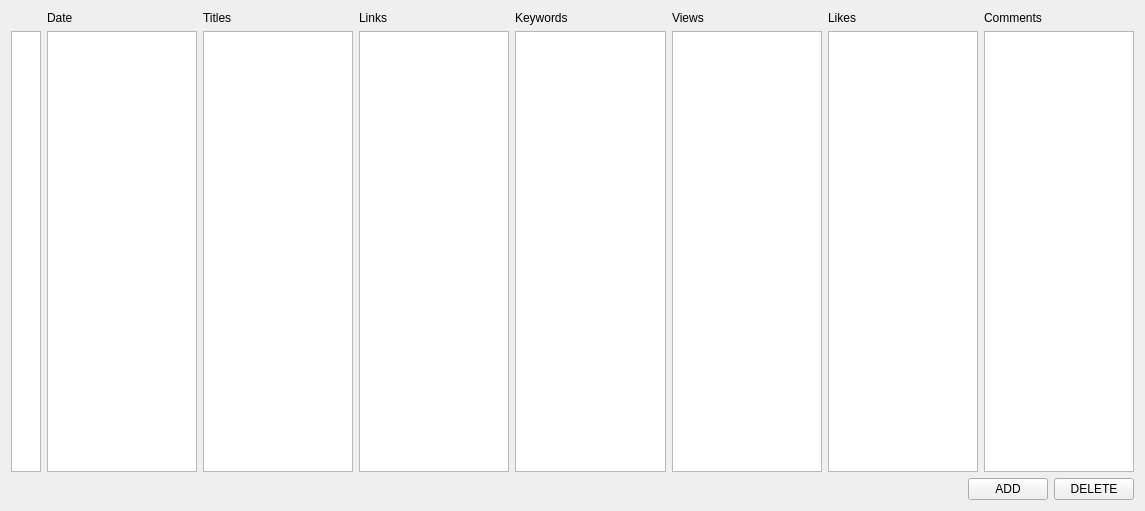
<?xml version="1.0" encoding="UTF-8"?>
<ui version="4.0">
 <class>Articles</class>
 <widget class="QWidget" name="Articles">
  <property name="geometry">
   <rect>
    <x>0</x>
    <y>0</y>
    <width>1145</width>
    <height>511</height>
   </rect>
  </property>
  <property name="windowTitle">
   <string>Form</string>
  </property>
  <layout class="QVBoxLayout" name="verticalLayout_9">
   <item>
    <layout class="QHBoxLayout" name="horizontalLayout_2" stretch="0,0">
     <item>
      <layout class="QVBoxLayout" name="verticalLayout_8">
       <item>
        <widget class="QLabel" name="label_8">
         <property name="sizePolicy">
          <sizepolicy hsizetype="Fixed" vsizetype="Preferred">
           <horstretch>0</horstretch>
           <verstretch>0</verstretch>
          </sizepolicy>
         </property>
         <property name="maximumSize">
          <size>
           <width>30</width>
           <height>16777215</height>
          </size>
         </property>
         <property name="text">
          <string/>
         </property>
        </widget>
       </item>
       <item>
        <widget class="QColumnView" name="columnView">
         <property name="sizePolicy">
          <sizepolicy hsizetype="Fixed" vsizetype="Expanding">
           <horstretch>0</horstretch>
           <verstretch>0</verstretch>
          </sizepolicy>
         </property>
         <property name="maximumSize">
          <size>
           <width>30</width>
           <height>16777215</height>
          </size>
         </property>
        </widget>
       </item>
      </layout>
     </item>
     <item>
      <layout class="QHBoxLayout" name="horizontalLayout" stretch="0,0,0,0,0,0,0">
       <item>
        <layout class="QVBoxLayout" name="verticalLayout">
         <item>
          <widget class="QLabel" name="label">
           <property name="text">
            <string>Date</string>
           </property>
          </widget>
         </item>
         <item>
          <widget class="QListWidget" name="dateList"/>
         </item>
        </layout>
       </item>
       <item>
        <layout class="QVBoxLayout" name="verticalLayout_2">
         <item>
          <widget class="QLabel" name="label_2">
           <property name="text">
            <string>Titles</string>
           </property>
          </widget>
         </item>
         <item>
          <widget class="QListWidget" name="titleList"/>
         </item>
        </layout>
       </item>
       <item>
        <layout class="QVBoxLayout" name="verticalLayout_3">
         <item>
          <widget class="QLabel" name="label_3">
           <property name="text">
            <string>Links</string>
           </property>
          </widget>
         </item>
         <item>
          <widget class="QListWidget" name="linkList"/>
         </item>
        </layout>
       </item>
       <item>
        <layout class="QVBoxLayout" name="verticalLayout_4">
         <item>
          <widget class="QLabel" name="label_4">
           <property name="text">
            <string>Keywords</string>
           </property>
          </widget>
         </item>
         <item>
          <widget class="QListWidget" name="keywordList"/>
         </item>
        </layout>
       </item>
       <item>
        <layout class="QVBoxLayout" name="verticalLayout_5">
         <item>
          <widget class="QLabel" name="label_5">
           <property name="text">
            <string>Views</string>
           </property>
          </widget>
         </item>
         <item>
          <widget class="QListWidget" name="viewLike"/>
         </item>
        </layout>
       </item>
       <item>
        <layout class="QVBoxLayout" name="verticalLayout_6">
         <item>
          <widget class="QLabel" name="label_6">
           <property name="text">
            <string>Likes</string>
           </property>
          </widget>
         </item>
         <item>
          <widget class="QListWidget" name="likeList"/>
         </item>
        </layout>
       </item>
       <item>
        <layout class="QVBoxLayout" name="verticalLayout_7">
         <item>
          <widget class="QLabel" name="label_7">
           <property name="text">
            <string>Comments</string>
           </property>
          </widget>
         </item>
         <item>
          <widget class="QListWidget" name="commentList"/>
         </item>
        </layout>
       </item>
      </layout>
     </item>
    </layout>
   </item>
   <item>
    <layout class="QHBoxLayout" name="horizontalLayout_3">
     <item>
      <spacer name="horizontalSpacer">
       <property name="orientation">
        <enum>Qt::Horizontal</enum>
       </property>
       <property name="sizeHint" stdset="0">
        <size>
         <width>40</width>
         <height>20</height>
        </size>
       </property>
      </spacer>
     </item>
     <item>
      <widget class="QPushButton" name="pushButton">
       <property name="text">
        <string>ADD</string>
       </property>
      </widget>
     </item>
     <item>
      <widget class="QPushButton" name="pushButton_2">
       <property name="text">
        <string>DELETE</string>
       </property>
      </widget>
     </item>
    </layout>
   </item>
  </layout>
 </widget>
 <resources/>
 <connections/>
</ui>
